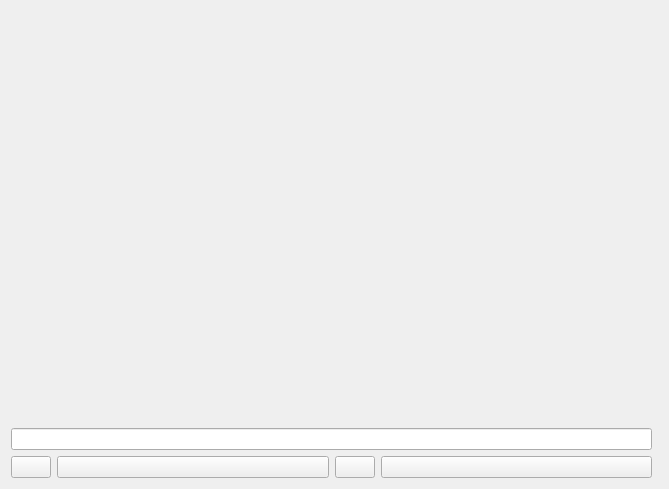
<?xml version="1.0" encoding="UTF-8"?>
<ui version="4.0">
 <class>Touchpad</class>
 <widget class="QWidget" name="Touchpad">
  <property name="geometry">
   <rect>
    <x>0</x>
    <y>0</y>
    <width>669</width>
    <height>489</height>
   </rect>
  </property>
  <property name="mouseTracking">
   <bool>true</bool>
  </property>
  <property name="windowTitle">
   <string>Touchpad</string>
  </property>
  <layout class="QHBoxLayout" name="horizontalLayout_2">
   <item>
    <layout class="QVBoxLayout" name="verticalLayout" stretch="1,0,0">
     <item>
      <spacer name="verticalSpacer">
       <property name="orientation">
        <enum>Qt::Orientation::Vertical</enum>
       </property>
       <property name="sizeHint" stdset="0">
        <size>
         <width>20</width>
         <height>40</height>
        </size>
       </property>
      </spacer>
     </item>
     <item>
      <widget class="QLineEdit" name="lineEdit"/>
     </item>
     <item>
      <layout class="QHBoxLayout" name="mouseButtonsLayout" stretch="1,10,1,10">
       <item>
        <widget class="QPushButton" name="openKeyboard">
         <property name="text">
          <string/>
         </property>
         <property name="icon">
          <iconset theme="QIcon::ThemeIcon::InputKeyboard"/>
         </property>
        </widget>
       </item>
       <item>
        <widget class="QPushButton" name="buttonLeftClick">
         <property name="sizePolicy">
          <sizepolicy hsizetype="Minimum" vsizetype="Minimum">
           <horstretch>0</horstretch>
           <verstretch>0</verstretch>
          </sizepolicy>
         </property>
         <property name="text">
          <string/>
         </property>
        </widget>
       </item>
       <item>
        <widget class="QPushButton" name="buttonMiddleClick">
         <property name="sizePolicy">
          <sizepolicy hsizetype="Minimum" vsizetype="Minimum">
           <horstretch>0</horstretch>
           <verstretch>0</verstretch>
          </sizepolicy>
         </property>
         <property name="text">
          <string/>
         </property>
        </widget>
       </item>
       <item>
        <widget class="QPushButton" name="buttonRightClick">
         <property name="sizePolicy">
          <sizepolicy hsizetype="Minimum" vsizetype="Minimum">
           <horstretch>0</horstretch>
           <verstretch>0</verstretch>
          </sizepolicy>
         </property>
         <property name="text">
          <string/>
         </property>
        </widget>
       </item>
      </layout>
     </item>
    </layout>
   </item>
   <item>
    <widget class="Scrollbar" name="scrollbar" native="true"/>
   </item>
  </layout>
 </widget>
 <customwidgets>
  <customwidget>
   <class>Scrollbar</class>
   <extends>QWidget</extends>
   <header>Scrollbar.h</header>
   <container>1</container>
  </customwidget>
 </customwidgets>
 <resources/>
 <connections/>
</ui>
